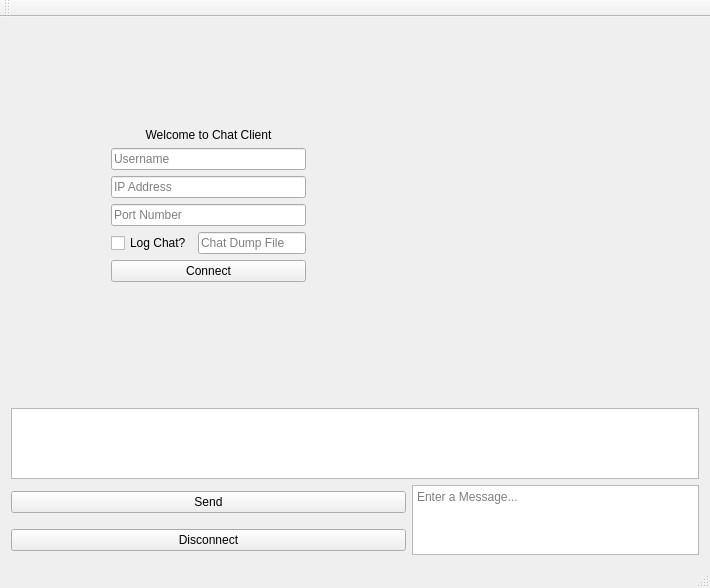
<?xml version="1.0" encoding="UTF-8"?>
<ui version="4.0">
 <class>MainWindow</class>
 <widget class="QMainWindow" name="MainWindow">
  <property name="enabled">
   <bool>true</bool>
  </property>
  <property name="geometry">
   <rect>
    <x>0</x>
    <y>0</y>
    <width>710</width>
    <height>588</height>
   </rect>
  </property>
  <property name="windowTitle">
   <string>MainWindow</string>
  </property>
  <property name="windowOpacity">
   <double>1.000000000000000</double>
  </property>
  <property name="documentMode">
   <bool>false</bool>
  </property>
  <widget class="QWidget" name="centralWidget">
   <layout class="QGridLayout" name="gridLayout_2">
    <item row="11" column="1" rowspan="2">
     <widget class="QTextEdit" name="sendWindow">
      <property name="placeholderText">
       <string>Enter a Message...</string>
      </property>
     </widget>
    </item>
    <item row="11" column="0">
     <widget class="QPushButton" name="sendButton">
      <property name="sizeIncrement">
       <size>
        <width>0</width>
        <height>0</height>
       </size>
      </property>
      <property name="text">
       <string>Send</string>
      </property>
     </widget>
    </item>
    <item row="12" column="0">
     <widget class="QPushButton" name="disconnectButton">
      <property name="text">
       <string>Disconnect</string>
      </property>
      <property name="flat">
       <bool>false</bool>
      </property>
     </widget>
    </item>
    <item row="10" column="0" colspan="2">
     <widget class="QTextBrowser" name="chatWindow">
      <property name="baseSize">
       <size>
        <width>0</width>
        <height>0</height>
       </size>
      </property>
     </widget>
    </item>
    <item row="2" column="0">
     <layout class="QGridLayout" name="loginGrid">
      <property name="sizeConstraint">
       <enum>QLayout::SetDefaultConstraint</enum>
      </property>
      <property name="leftMargin">
       <number>100</number>
      </property>
      <property name="topMargin">
       <number>100</number>
      </property>
      <property name="rightMargin">
       <number>100</number>
      </property>
      <property name="bottomMargin">
       <number>100</number>
      </property>
      <item row="6" column="1">
       <widget class="QPushButton" name="connectButton">
        <property name="maximumSize">
         <size>
          <width>16777215</width>
          <height>25</height>
         </size>
        </property>
        <property name="text">
         <string>Connect</string>
        </property>
        <property name="checkable">
         <bool>false</bool>
        </property>
       </widget>
      </item>
      <item row="0" column="1">
       <widget class="QLabel" name="welcomeLabel">
        <property name="maximumSize">
         <size>
          <width>16777215</width>
          <height>25</height>
         </size>
        </property>
        <property name="layoutDirection">
         <enum>Qt::LeftToRight</enum>
        </property>
        <property name="text">
         <string>Welcome to Chat Client</string>
        </property>
        <property name="alignment">
         <set>Qt::AlignCenter</set>
        </property>
       </widget>
      </item>
      <item row="7" column="1">
       <widget class="QLabel" name="statusMessage">
        <property name="maximumSize">
         <size>
          <width>16777215</width>
          <height>25</height>
         </size>
        </property>
        <property name="text">
         <string/>
        </property>
        <property name="alignment">
         <set>Qt::AlignCenter</set>
        </property>
       </widget>
      </item>
      <item row="2" column="1">
       <widget class="QLineEdit" name="ipWindow">
        <property name="maxLength">
         <number>15</number>
        </property>
        <property name="placeholderText">
         <string>IP Address</string>
        </property>
       </widget>
      </item>
      <item row="3" column="1">
       <widget class="QLineEdit" name="portWindow">
        <property name="maximumSize">
         <size>
          <width>16777215</width>
          <height>16777215</height>
         </size>
        </property>
        <property name="readOnly">
         <bool>false</bool>
        </property>
        <property name="placeholderText">
         <string>Port Number</string>
        </property>
       </widget>
      </item>
      <item row="4" column="1">
       <layout class="QHBoxLayout" name="horizontalLayout">
        <item>
         <widget class="QCheckBox" name="logChatCheck">
          <property name="text">
           <string>Log Chat?</string>
          </property>
         </widget>
        </item>
        <item>
         <widget class="QLineEdit" name="logfileWindow">
          <property name="placeholderText">
           <string>Chat Dump File</string>
          </property>
         </widget>
        </item>
       </layout>
      </item>
      <item row="1" column="1">
       <widget class="QLineEdit" name="nameWindow">
        <property name="maxLength">
         <number>20</number>
        </property>
        <property name="placeholderText">
         <string>Username</string>
        </property>
       </widget>
      </item>
     </layout>
    </item>
   </layout>
  </widget>
  <widget class="QMenuBar" name="menuBar">
   <property name="geometry">
    <rect>
     <x>0</x>
     <y>0</y>
     <width>710</width>
     <height>26</height>
    </rect>
   </property>
  </widget>
  <widget class="QToolBar" name="mainToolBar">
   <attribute name="toolBarArea">
    <enum>TopToolBarArea</enum>
   </attribute>
   <attribute name="toolBarBreak">
    <bool>false</bool>
   </attribute>
  </widget>
  <widget class="QStatusBar" name="statusBar"/>
 </widget>
 <layoutdefault spacing="6" margin="11"/>
 <resources/>
 <connections/>
</ui>
